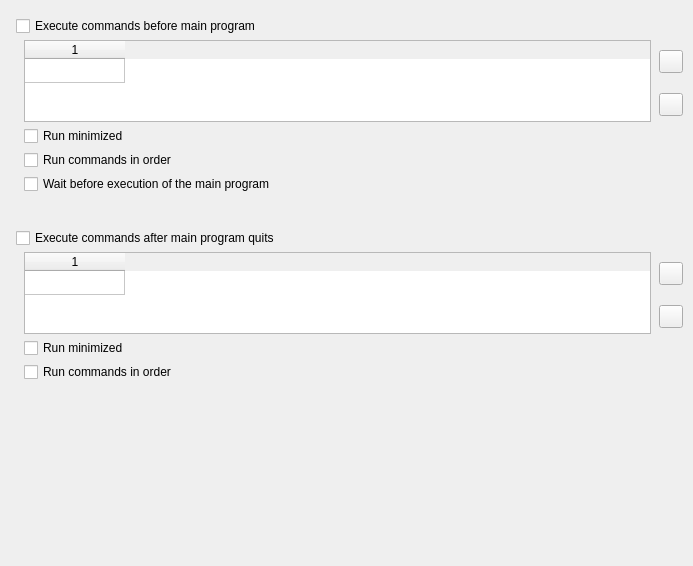
<?xml version="1.0" encoding="UTF-8"?>
<ui version="4.0">
  <class>ModernProfileEditorHelperProgramsFrame</class>
  <widget class="QWidget" name="ModernProfileEditorHelperProgramsFrame">
    <property name="geometry"><rect><x>0</x><y>0</y><width>693</width><height>566</height></rect></property>
    <property name="vclDesignWidth" stdset="0"><number>693</number></property>
    <property name="vclDesignHeight" stdset="0"><number>566</number></property>
    <layout class="QVBoxLayout" name="ModernProfileEditorHelperProgramsFrame_Layout" stretch="0,0,0,1">
      <property name="leftMargin"><number>16</number></property>
      <property name="topMargin"><number>16</number></property>
      <property name="rightMargin"><number>10</number></property>
      <property name="bottomMargin"><number>8</number></property>
      <property name="spacing"><number>0</number></property>
      <item>
        <layout class="QGridLayout" name="ModernProfileEditorHelperProgramsFrame_Section1" columnstretch="0,0,1,0">
          <property name="leftMargin"><number>0</number></property>
          <property name="topMargin"><number>0</number></property>
          <property name="rightMargin"><number>0</number></property>
          <property name="bottomMargin"><number>0</number></property>
          <property name="horizontalSpacing"><number>8</number></property>
          <property name="verticalSpacing"><number>4</number></property>
          <item row="0" column="0" colspan="4">
            <widget class="QCheckBox" name="Command1CheckBox">
              <property name="text"><string>Execute commands before main program</string></property>
            </widget>
          </item>
          <item row="1" column="1" rowspan="2" colspan="2">
            <widget class="QTableWidget" name="Command1Tab">
              <property name="columnCount"><number>1</number></property>
              <property name="rowCount"><number>1</number></property>
              <property name="vclFixedCols" stdset="0"><number>0</number></property>
              <property name="vclFixedRows" stdset="0"><number>1</number></property>
              <property name="minimumSize"><size><width>0</width><height>82</height></size></property>
              <attribute name="verticalHeaderVisible"><bool>false</bool></attribute>
              <attribute name="verticalHeaderDefaultSectionSize"><number>24</number></attribute>
            </widget>
          </item>
          <item row="1" column="3" alignment="Qt::AlignRight">
            <widget class="QToolButton" name="AddButton1">
              <property name="icon"><iconset resource="../../resources/dfend.qrc"><normaloff>:/glyphs/7bc99400adfc8024.png</normaloff></iconset></property>
              <property name="iconSize"><size><width>16</width><height>16</height></size></property>
              <property name="minimumSize"><size><width>23</width><height>0</height></size></property>
            </widget>
          </item>
          <item row="2" column="3" alignment="Qt::AlignRight">
            <widget class="QToolButton" name="DelButton1">
              <property name="tag" stdset="0"><number>1</number></property>
              <property name="icon"><iconset resource="../../resources/dfend.qrc"><normaloff>:/glyphs/190e94d8efb3a1c9.png</normaloff></iconset></property>
              <property name="iconSize"><size><width>16</width><height>16</height></size></property>
              <property name="minimumSize"><size><width>23</width><height>0</height></size></property>
            </widget>
          </item>
          <item row="3" column="1" colspan="3">
            <widget class="QCheckBox" name="RunMinimized1CheckBox">
              <property name="text"><string>Run minimized</string></property>
            </widget>
          </item>
          <item row="4" column="1" colspan="3">
            <widget class="QCheckBox" name="InOrder1CheckBox">
              <property name="text"><string>Run commands in order</string></property>
            </widget>
          </item>
          <item row="5" column="1" colspan="3">
            <widget class="QCheckBox" name="Wait1CheckBox">
              <property name="text"><string>Wait before execution of the main program</string></property>
            </widget>
          </item>
          <item row="0" column="2">
            <spacer name="ModernProfileEditorHelperProgramsFrame_Section1_HFill">
              <property name="orientation"><enum>Qt::Horizontal</enum></property>
              <property name="sizeHint" stdset="0"><size><width>0</width><height>0</height></size></property>
            </spacer>
          </item>
        </layout>
      </item>
      <item>
        <spacer name="ModernProfileEditorHelperProgramsFrame_Gap1">
          <property name="orientation"><enum>Qt::Vertical</enum></property>
          <property name="sizeType"><enum>QSizePolicy::Fixed</enum></property>
          <property name="sizeHint" stdset="0"><size><width>0</width><height>34</height></size></property>
        </spacer>
      </item>
      <item>
        <layout class="QGridLayout" name="ModernProfileEditorHelperProgramsFrame_Section2" columnstretch="0,0,1,0">
          <property name="leftMargin"><number>0</number></property>
          <property name="topMargin"><number>0</number></property>
          <property name="rightMargin"><number>0</number></property>
          <property name="bottomMargin"><number>0</number></property>
          <property name="horizontalSpacing"><number>8</number></property>
          <property name="verticalSpacing"><number>4</number></property>
          <item row="0" column="0" colspan="3">
            <widget class="QCheckBox" name="Command2CheckBox">
              <property name="text"><string>Execute commands after main program quits</string></property>
            </widget>
          </item>
          <item row="1" column="1" rowspan="2" colspan="2">
            <widget class="QTableWidget" name="Command2Tab">
              <property name="columnCount"><number>1</number></property>
              <property name="rowCount"><number>1</number></property>
              <property name="vclFixedCols" stdset="0"><number>0</number></property>
              <property name="vclFixedRows" stdset="0"><number>1</number></property>
              <property name="minimumSize"><size><width>0</width><height>82</height></size></property>
              <attribute name="verticalHeaderVisible"><bool>false</bool></attribute>
              <attribute name="verticalHeaderDefaultSectionSize"><number>24</number></attribute>
            </widget>
          </item>
          <item row="1" column="3" alignment="Qt::AlignRight">
            <widget class="QToolButton" name="AddButton2">
              <property name="tag" stdset="0"><number>2</number></property>
              <property name="icon"><iconset resource="../../resources/dfend.qrc"><normaloff>:/glyphs/7bc99400adfc8024.png</normaloff></iconset></property>
              <property name="iconSize"><size><width>16</width><height>16</height></size></property>
              <property name="minimumSize"><size><width>23</width><height>0</height></size></property>
            </widget>
          </item>
          <item row="2" column="3" alignment="Qt::AlignRight">
            <widget class="QToolButton" name="DelButton2">
              <property name="tag" stdset="0"><number>3</number></property>
              <property name="icon"><iconset resource="../../resources/dfend.qrc"><normaloff>:/glyphs/190e94d8efb3a1c9.png</normaloff></iconset></property>
              <property name="iconSize"><size><width>16</width><height>16</height></size></property>
              <property name="minimumSize"><size><width>23</width><height>0</height></size></property>
            </widget>
          </item>
          <item row="3" column="1" colspan="2">
            <widget class="QCheckBox" name="RunMinimized2CheckBox">
              <property name="text"><string>Run minimized</string></property>
            </widget>
          </item>
          <item row="4" column="1" colspan="2">
            <widget class="QCheckBox" name="InOrder2CheckBox">
              <property name="text"><string>Run commands in order</string></property>
            </widget>
          </item>
          <item row="0" column="2">
            <spacer name="ModernProfileEditorHelperProgramsFrame_Section2_HFill">
              <property name="orientation"><enum>Qt::Horizontal</enum></property>
              <property name="sizeHint" stdset="0"><size><width>0</width><height>0</height></size></property>
            </spacer>
          </item>
        </layout>
      </item>
      <item>
        <spacer name="ModernProfileEditorHelperProgramsFrame_VFill">
          <property name="orientation"><enum>Qt::Vertical</enum></property>
          <property name="sizeHint" stdset="0"><size><width>0</width><height>0</height></size></property>
        </spacer>
      </item>
    </layout>
  </widget>
  <tabstops>
    <tabstop>Command1CheckBox</tabstop>
    <tabstop>Command1Tab</tabstop>
    <tabstop>RunMinimized1CheckBox</tabstop>
    <tabstop>InOrder1CheckBox</tabstop>
    <tabstop>Wait1CheckBox</tabstop>
    <tabstop>Command2CheckBox</tabstop>
    <tabstop>Command2Tab</tabstop>
    <tabstop>RunMinimized2CheckBox</tabstop>
    <tabstop>InOrder2CheckBox</tabstop>
  </tabstops>
  <resources>
    <include location="../../resources/dfend.qrc" />
  </resources>
  <connections />
</ui>
